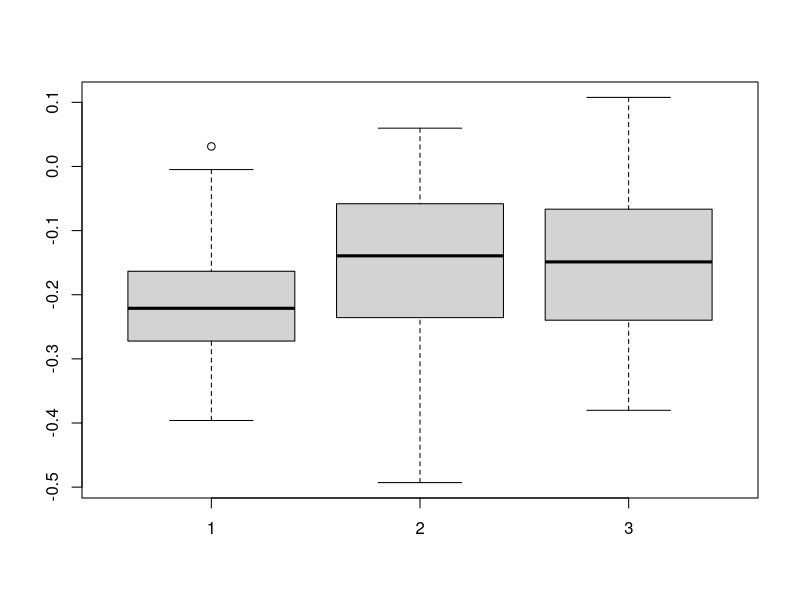

The R source for this figure:
library(tidyverse)



# Funktionsdef. -------------------------------------------------------------

f1 <- function() {
  ir <- data.frame(iris)
  for (i in 1:nrow(ir)) {
    p <- 0.45
    if (ir[i, 5] == "virginica") p <- 0.1
    if (ir[i, 5] == "versicolor") p <- 0.2
    if (runif(1, 0, 1) < p) {
      ir[i, 2] <- NA
    }
  }
  return (ir)
}

f2 <- function() {
  return (iris %>% 
    mutate(Sepal.Width = ifelse (runif(nrow(iris), 0, 1) < 0.25, NA, Sepal.Width)))
}

f3 <- function() {
  return (iris %>% 
            mutate(Sepal.Width = ifelse (runif(nrow(iris), 0, 1) < 0.25, NA, Sepal.Width)))
}

# bsp 2 -------------------------------------------------------------



simulate <- function(f) {
  cors <- c()
  for (i in 1:50) {
    ir <- f()
    ir_ona <- na.omit(ir)
    m <- lm(Sepal.Width ~ Sepal.Length * Species, data = ir)
    ir_na <- ir %>% filter(is.na(Sepal.Width))
    ir_na$Sepal.Width <- predict(m, newdata = ir_na)
    ir_new <- rbind(ir_ona, ir_na)
    #cors <- c(cors, cor(ir_new$Sepal.Width, ir_new$Sepal.Length))
    cors <- c(cors, cor(ir_na$Sepal.Width, ir_na$Sepal.Length))
  }
  return (cors)
}

c1 <- simulate(f1)
c2 <- simulate(f2)
c3 <- simulate(f3)
boxplot(c1, c2, c3)
cor(iris$Sepal.Width, iris$Sepal.Length)
